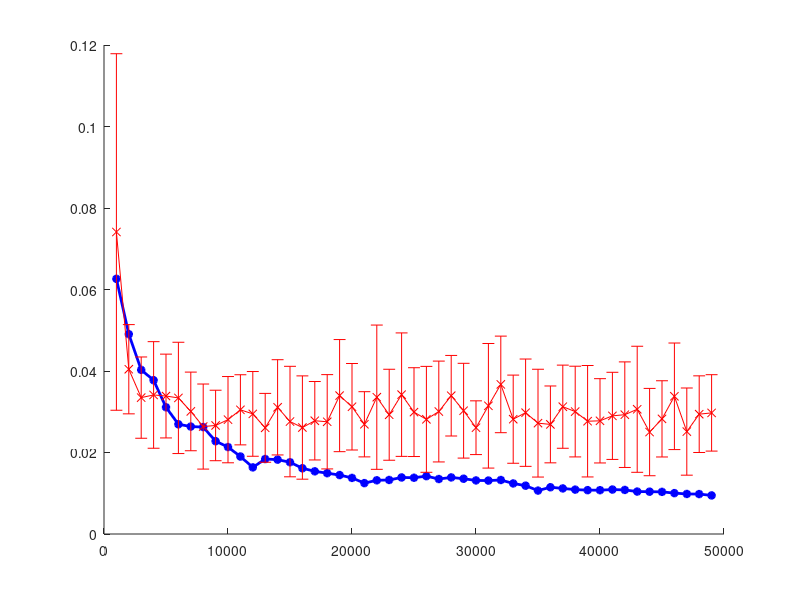

The MATLAB source for this figure: (Note: this script raises an error after producing the figure.)
statistics = load('m4n8_SmallSynV_COMP.txt');
statistics = statistics(1:end-1, :);
rank_hyperparameter = 4;
training_size = statistics(:, 1);
sl_variation_dist = statistics(:, 4);
em_variation_dists = statistics(:, 5:end);
mean_em_variation_dist = mean(em_variation_dists, 2);
std_em_variation_dist = std(em_variation_dists, 0, 2);

figure;
hold on;
plot(training_size, sl_variation_dist, 'b-*', 'lineWidth', 2);
errorbar(training_size, mean_em_variation_dist, std_em_variation_dist, ...
        'r-x', 'lineWidth', 2);
hold off;
grid on;
legend('LearnHMM', 'EM');
xlabel('Training Size', 'fontsize', 15);
ylabel('Variation Distance', 'fontsize', 15);
title_content = sprintf('SmallSynV, m = %d', rank_hyperparameter);
title(title_content, 'fontsize', 15);